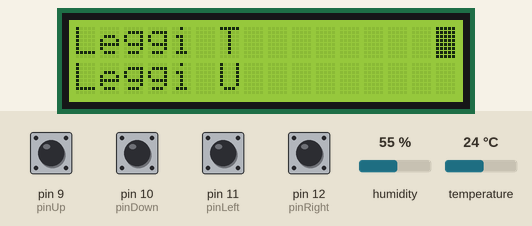
Simulated run of this sketch. Board: Arduino Uno, built with avr-gcc and run on an emulated ATmega328P. Shown: 16×2 character LCD. The inputs (shaded band) are chosen by the test bench; at power-on: pin 9 (pinUp), pin 10 (pinDown), pin 11 (pinLeft), pin 12 (pinRight) HIGH, temperature 24 °C, humidity 55 %.

Above: at 3.2 s.
3.3 s: pin 12 (pinRight) pulled LOW for 0.15 s
At 4.1 s:
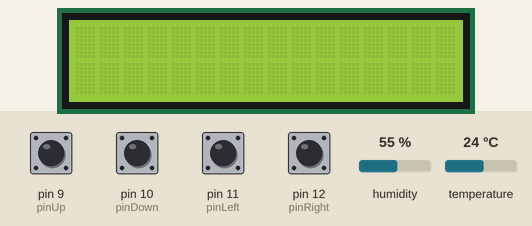
6.4 s: temperature set to 12 °C
At 7.54 s:
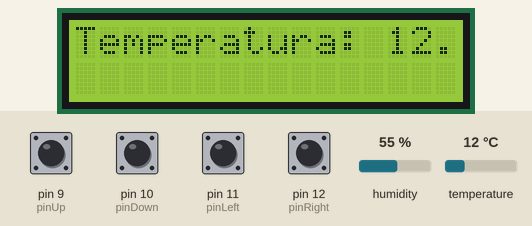
9.2 s: temperature set to 0 °C
At 9.58 s:
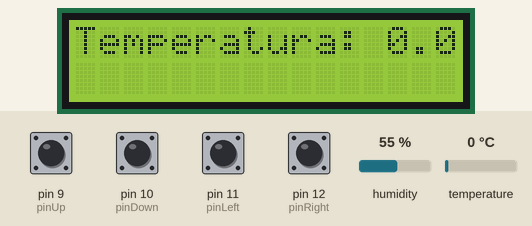
12.2 s: temperature set to 19 °C
At 13.63 s:
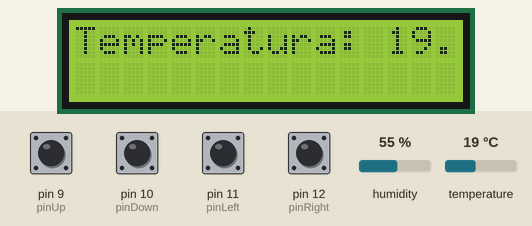
Timing chart, 0 to 15.2 s (numbered marks = the images above; inputs shaded):
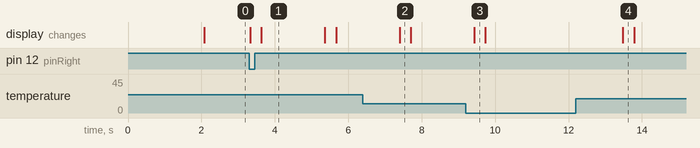

Measured:
- after the input at 3.3 s, the display: first changes at once (image 1 shows a later state)
- after the input at 6.4 s, the display: changes after 1.0 s (image 2)
- after the input at 9.2 s, the display: changes after 0.23 s (image 3)
- after the input at 12.2 s, the display: changes after 1.3 s (image 4)
- what the display in image 1 shows lasts 1.8 s, from 3.6 s to 5.4 s

The sketch:

stazione_meteo.ino
```cpp
#include <DHT.h>
#include <DHT_U.h>
#include <LiquidCrystal.h>

//connessione display
const byte rs = 2;
const byte enable = 3;
const byte db4 = 4;
const byte db5 = 5;
const byte db6 = 6;
const byte db7 = 7;

LiquidCrystal lcd(rs, enable, db4, db5, db6, db7);

//connessione sensore temperatura + umidità
const byte pinDHT = 8;

DHT dht11(pinDHT, DHT11);

//pin pulsanti
const byte pinUp = 9;
const byte pinDown = 10;
const byte pinLeft = 11;
const byte pinRight = 12;

//variabili
float T = 0; //temperatura in °C
float H = 0; //umidità in %

int colonna_cursore = 0;
int riga_cursore = 0;

//contatore macchina a stati
int stato_stazione = 0;

void setup() {
  //inizializzo la comunicazione seriale
  Serial.begin(9600);
  //inizializzo il display lcd
  lcd.begin(16,2);
  //inizializzo sensore di temperatura
  dht11.begin();
  //inizializzo pulsanti comandi
  pinMode(pinUp, INPUT_PULLUP);
  pinMode(pinDown, INPUT_PULLUP);
  pinMode(pinLeft, INPUT_PULLUP);
  pinMode(pinRight, INPUT_PULLUP);
  //accendo la stazione meteo
  lcd.print("Stazione meteo");
  riga_cursore++; //equivalente a: "riga_cursore = riga_cursore + 1;"
  lcd.setCursor(colonna_cursore, riga_cursore);
  lcd.print("Loading...");
  delay(2000);
  lcd.clear();
  riga_cursore--; //equivalente a: "riga_cursore = riga_cursore - 1;"
  lcd.setCursor(colonna_cursore, riga_cursore);
}

void loop(){
  //verifico di essere nel primo stato della macchina
  //cioè nel menù principale
  if(stato_stazione == 0){
    lcd.blink();
    lcd.setCursor(0,0);
    lcd.print("Leggi T");
    lcd.setCursor(0,1);
    lcd.print("Leggi U");

    //verifico la selezione
    if(digitalRead(pinUp) != HIGH){
      riga_cursore--;
      if(riga_cursore < 0){
        riga_cursore = 0;
      }
    }
    if(digitalRead(pinDown) != HIGH){
      riga_cursore++;
      if(riga_cursore > 1){
        riga_cursore = 1;
      }
    }
    colonna_cursore = 15;
    lcd.setCursor(colonna_cursore, riga_cursore);
    if(digitalRead(pinLeft) != HIGH){
      //non faccio nulla
      ;
    }
    if(digitalRead(pinRight) != HIGH){
      if(riga_cursore == 0){
        stato_stazione = 1;
      }
      if(riga_cursore == 1){
        stato_stazione = 2;
      }
    }
  }
  if(stato_stazione == 1){
    lcd.clear();
    lcd.noBlink();
    colonna_cursore = 0;
    riga_cursore = 0;
    lcd.setCursor(colonna_cursore, riga_cursore);
    stato_stazione = 3;
  }
  if(stato_stazione == 3){
    T = dht11.readTemperature();
    lcd.print("Temperatura: ");
    lcd.print(T);
    lcd.print(" ^C");
    delay(10);
    lcd.clear();
  }
  if(stato_stazione == 2){
    lcd.clear();
    lcd.noBlink();
    colonna_cursore = 0;
    riga_cursore = 0;
    lcd.setCursor(colonna_cursore, riga_cursore);
    stato_stazione = 4;
  }
  if(stato_stazione == 4){
    H = dht11.readHumidity();
    lcd.print("Umidita': ");
    lcd.print(H);
    lcd.print(" %");
    delay(10);
    lcd.clear();
  }
}
```
